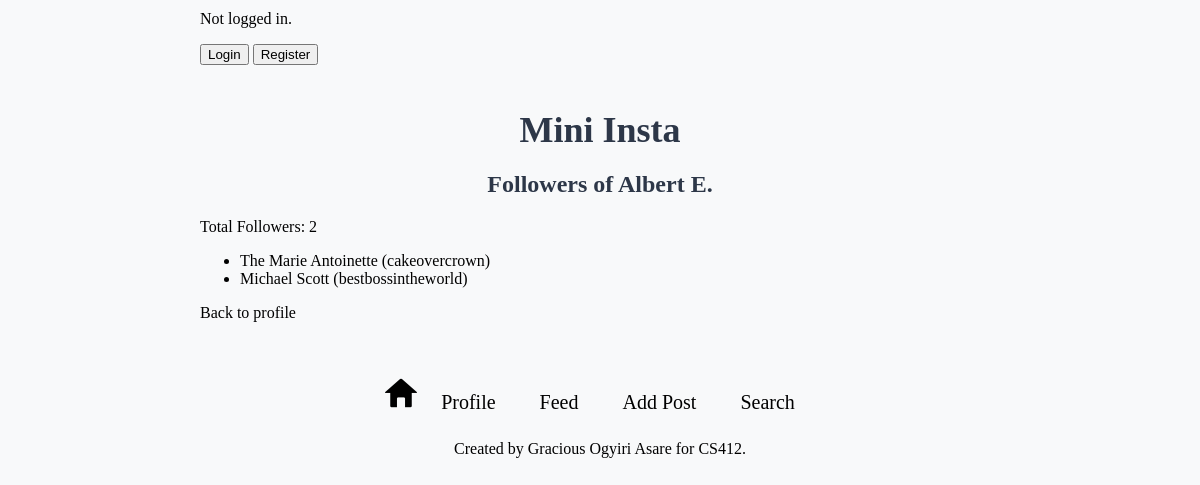
Screenshot of /mini_insta/profile/4/followers/ with the database file from the repository.
### mini_insta/models.py (models this page shows, shortened)
class Profile(models.Model):
    username = models.TextField(blank=True)
    display_name = models.TextField(blank=True)
    profile_image_url = models.URLField(blank=True)
    bio_text = models.TextField(blank=True)
    join_date = models.DateTimeField(auto_now=True) #set the joined date automatically
    user = models.ForeignKey(User, on_delete=models.CASCADE) #foreign key to User model
    def get_followers(self):
        followers = Follow.objects.filter(profile=self)
        return [f.follower_profile for f in followers]
    def get_num_followers(self):
        followers = Follow.objects.filter(profile=self)
        return followers.count()

### mini_insta/views.py (the view)
# urls.py: path('profile/<int:pk>/followers/', ShowFollowersDetailView.as_view(), name='show_followers'),
class ShowFollowersDetailView(DetailView):
    model = Profile
    template_name = 'mini_insta/show_followers.html'
    context_object_name = 'profile'

### mini_insta/templates/mini_insta/show_followers.html
{% extends "mini_insta/base.html" %}{% block content %}
<h2>Followers of {{ profile.display_name }}</h2>
<p>Total Followers: {{ profile.get_num_followers }}</p>
<ul>
    {% for follower in profile.get_followers %}
        <li>
            <a href="{% url 'show_profile' follower.pk %}">
                {{ follower.display_name }} ({{ follower.username }})
            </a>
        </li>
    {% empty %}
        <li>No followers yet.</li>
    {% endfor %}
</ul>
<a href="{% url 'show_profile' profile.pk %}">Back to profile</a>
{% endblock content %}

### static/mini_insta-style.css (style rules this page uses)
body { font-family: "Times New Roman", Times, serif, sans-serif; background-color: #f8f9fa; max-width: 800px; margin: 0 auto; padding: 10px; }
h1, h2, h3 { text-align: center; color: #2d3748; margin-bottom: 20px; }
a:link, a:visited, a:hover, a:active { color: inherit; text-decoration: none; }

### rows the page displays
Profile: display_name "Albert E.", get_num_followers "2"
Profile: display_name "The Marie Antoinette", username "cakeovercrown"
Profile: display_name "Michael Scott", username "bestbossintheworld"
